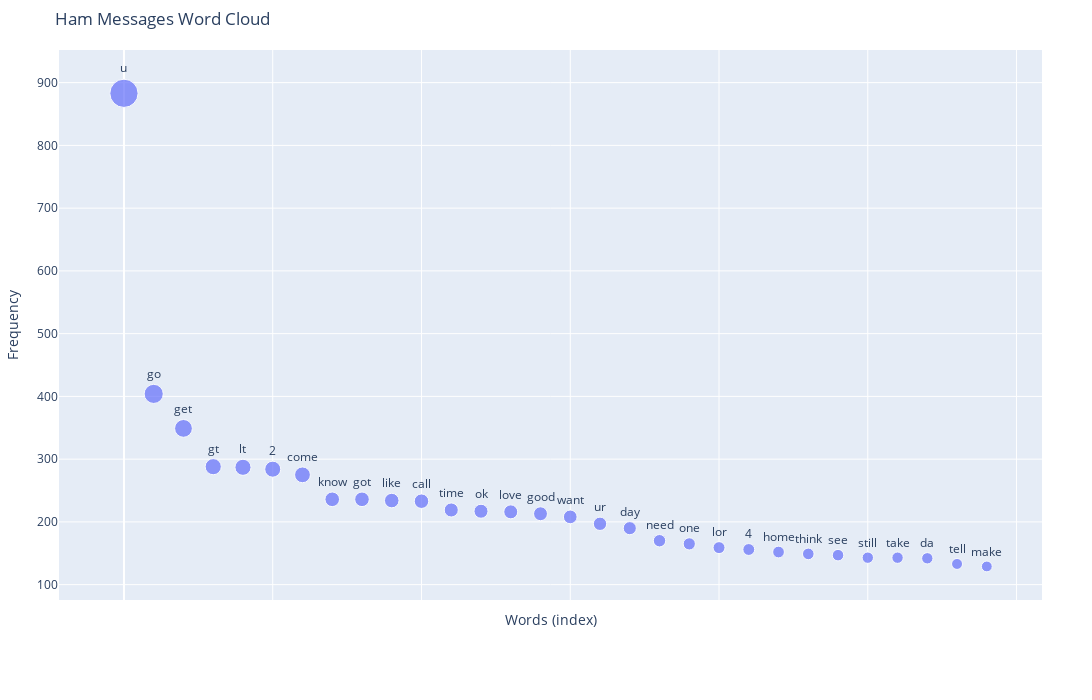

The cell this chart's notebook holds for it:
### Code cell
from collections import Counter

spam_words = " ".join(df[df['Target'] == 0]['Processed_Text'])
word_freq = Counter(spam_words.split())

word_freq_df = pd.DataFrame(word_freq.items(), columns=['Word', 'Frequency'])
word_freq_df = word_freq_df.sort_values(by="Frequency", ascending=False).head(30)

fig = px.scatter(
    word_freq_df, x=range(len(word_freq_df)), y="Frequency",
    size="Frequency", text="Word",
    title="Ham Messages Word Cloud",
    labels={'x': "Words (index)", 'y': "Frequency"}
)

fig.update_traces(textposition='top center', textfont_size=12)
fig.update_xaxes(showticklabels=False)
fig.update_layout(
    xaxis=dict(tickangle=-45),  # Rotate labels for better readability
    height=700, width=1200,  # Increase figure size
    margin=dict(l=50, r=50, t=50, b=100)  # Adjust margins
)

# Show the plot
fig.show()

### Figure 1 — Plotly figure (JSON) as saved in the notebook; plotly's stock layout.template omitted (floating-point values rounded to 4 significant figures)
{"data": [{"hovertemplate": "Words (index)=%{x}<br>Frequency=%{marker.size}<br>Word=%{text}<extra></extra>", "legendgroup": "", "marker": {"color": "#636efa", "size": [883, 404, 349, 288, 287, 284, 275, 236, 236, 234, 233, 219, 217, 216, 213, 208, 197, 190, 170, 165, 159, 156, 152, 149, 147, 143, 143, 142, 133, 129], "sizemode": "area", "sizeref": 2.208, "symbol": "circle"}, "mode": "markers+text", "name": "", "orientation": "v", "showlegend": false, "text": ["u", "go", "get", "gt", "lt", "2", "come", "know", "got", "like", "call", "time", "ok", "love", "good", "want", "ur", "day", "need", "one", "lor", "4", "home", "think", "see", "still", "take", "da", "tell", "make"], "textfont": {"size": 12}, "textposition": "top center", "type": "scatter", "x": [0, 1, 2, 3, 4, 5, 6, 7, 8, 9, 10, 11, 12, 13, 14, 15, 16, 17, 18, 19, 20, 21, 22, 23, 24, 25, 26, 27, 28, 29], "xaxis": "x", "y": [883, 404, 349, 288, 287, 284, 275, 236, 236, 234, 233, 219, 217, 216, 213, 208, 197, 190, 170, 165, 159, 156, 152, 149, 147, 143, 143, 142, 133, 129], "yaxis": "y"}], "layout": {"height": 700, "legend": {"itemsizing": "constant", "tracegroupgap": 0}, "margin": {"b": 100, "l": 50, "r": 50, "t": 50}, "title": {"text": "Ham Messages Word Cloud"}, "width": 1200, "xaxis": {"anchor": "y", "domain": [0, 1], "showticklabels": false, "tickangle": -45, "title": {"text": "Words (index)"}}, "yaxis": {"anchor": "x", "domain": [0, 1], "title": {"text": "Frequency"}}}}
